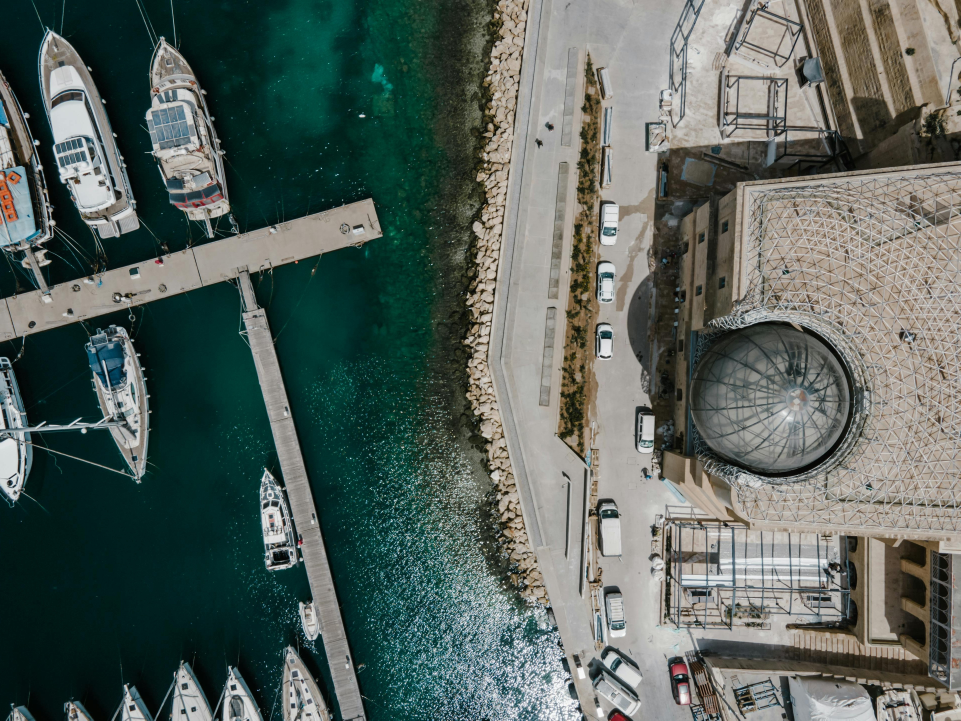
#> input picture examples/dock.jpg, 3843 x 2882 px (shown at 1/4 size)
$ python -i utils.py   (imports and definitions only)
#> lines starting #> are read from the running program, lines starting #| are printed output that depends on the picture
from typing import List
import numpy as np
import cv2

# OBB utilities
# [107 lines left out: functions get_scaled_obb_bboxes, draw_obb_results, get_scaled_segmentation_mask, not called in this run]

def draw_segmentation_results(
        image : np.ndarray,
        results : List['SegmentationResult'],
        draw_bbox : bool = True,
        draw_label : bool = True,
        draw_confidence : bool = True,
        mask_threshold : float = 0.5,
        mask_binary : bool = False,
        mask_alpha : float = 0.3,
        offset_x : int = 0, offset_y : int = 0,
        scale_x : int = 0, scale_y : int = 0,
        use_copy : bool = True,
    ) -> np.ndarray:
    """
    Draws the segmentation results on a copy of the given image. Allows for
    scaling and offsetting the bboxes, which can be useful if the image is
    a crop of a larger image, e.g. if an image is processed in tiles and
    the results need to be drawn on the original image can be used as, for each tile:
    `draw_segmentation_results(original_img, results, offset_x=tile_x, offset_y=tile_y, use_copy=False, scale_x=tile_w, scale_y=tile_h)`

    See the examples for more details.

    Args:
    - image: np.ndarray, image to draw on
    - results: list[SegmentationResult] -- list of segmentation results. This is obtained from
        the model output when raw_output is False
    - draw_bbox: bool = True -- if True, the bounding box is drawn
    - draw_label: bool = True -- if True, the label is drawn
    - draw_confidence: bool = True -- if True, the confidence score is drawn
    - mask_threshold: float = 0.5 -- threshold for binarizing the mask
    - mask_binary: bool = False -- if True, the mask is drawn as a binary mask, otherwise
        the mask is drawn with alpha overlay
    - mask_alpha: float = 0.3 -- alpha value for the mask overlay, ignored when binary mask is True
    - offset_x: int = 0 -- offset to be added to the x coordinate of the keypoints.
        Can be useful if the image is a crop of a larger image
    - offset_y: int = 0 -- offset to be added to the y coordinate of the keypoints.
        Can be useful if the image is a crop of a larger image
    - scale_x: int = 0 -- target x resolution to scale the bboxes to, overrides the image shape
    - scale_y: int = 0 -- target y resolution to scale the bboxes to, overrides the image shape
    - use_copy: bool = True -- if True, the overlay is drawn on a copy of the original image, otherwise

    Returns:
    - np.ndarray: a copy of the original image with the results drawn or the original image if use_copy is False
    """
    img_cp = image.copy() if use_copy else image
    h, w = image.shape[:2] if scale_x == 0 or scale_y == 0 else (scale_y, scale_x)
    masks = get_scaled_segmentation_masks(
        results,
        (h, w),
        mask_threshold=mask_threshold,
        wrt_original=False,
        mask_inner= not mask_binary
    )
    # TODO: use different color for different classes ? maybe user definable?
    color = (0, 0, 255)

    for i, r in enumerate(results):
        mask = masks[i]

        bx1 = int(r.x * w + offset_x)
        by1 = int(r.y * h + offset_y)
        bx2 = int(r.x2 * w + offset_x)
        by2 = int(r.y2 * h + offset_y)

        if draw_bbox:
            cv2.rectangle(
                img_cp,
                (bx1, by1), (bx2, by2),
                color, 2)
        if draw_label:
            cv2.putText(
                img_cp,
                f"{r.class_label}",
                (bx1, by1 - 10),
                cv2.FONT_HERSHEY_SIMPLEX,
                0.9, color, 2)
        if draw_confidence:
            cv2.putText(
                img_cp,
                f"{r.confidence:.2f}",
                (bx1, by1 - 30),
                cv2.FONT_HERSHEY_SIMPLEX,
                0.9, color, 2)

        if mask_binary:
            img_cp[by1:by2, bx1:bx2] = cv2.bitwise_and(
                img_cp[by1:by2, bx1:bx2], img_cp[by1:by2, bx1:bx2], mask=mask)
        else:
            # colored mask with alpha support
            colored_mask = np.moveaxis(
                np.expand_dims(mask, axis=0).repeat(3, axis=0), 0, -1)
            # print(f"Got {colored_mask.shape=}")
            masked = np.ma.MaskedArray(
                img_cp[by1:by2, bx1:bx2],
                mask=colored_mask,
                fill_value=color).filled()
            img_cp[by1:by2, bx1:bx2] = cv2.addWeighted(
                img_cp[by1:by2, bx1:bx2], 1-mask_alpha, masked, mask_alpha, 0)
    return img_cp

def get_scaled_segmentation_masks(
        results : List['SegmentationResult'],
        image_shape : tuple[int, int],
        mask_threshold : float = 0.5,
        wrt_original : bool = False,
        mask_inner : bool = True,
        mask_output_width : int = 160,
        mask_output_height : int = 160
    ) -> List[np.ndarray]:
    """
    Args:
    - results: list[SegmentationResult]
    - image_shape: tuple[height: int, width: int] -- original image shape
    - mask_threshold: float = 0.5 -- threshold for binarizing the mask
    - wrt_original: bool = False -- if True, the masks are resized to the original image size,
        otherwise, the masks are resized to the bbox size. Can be useful for object
        extraction from image

    Returns:
    - list[np.ndarray]: list of scaled masks
    """
    masks = []
    h, w = image_shape

    for r in results:
        mask = r.mask

        # keep only the mask region that applies to the current box
        # to avoid computing on the whole image scale
        # bbox coordinates are in 0-1 range
        # TODO: 160 should ideally match mask output size...
        mx1 = int(r.x * mask_output_width)
        my1 = int(r.y * mask_output_height)
        mx2 = int(r.x2 * mask_output_width)
        my2 = int(r.y2 * mask_output_height)
        bbox_mask = mask[my1:my2, mx1:mx2]

        # get bbox coordinates in the original image scale
        bx1, by1, bx2, by2 = int(r.x * w), int(r.y * h), int(r.x2 * w), int(r.y2 * h)

        bbox_mask = cv2.resize(bbox_mask, (bx2 - bx1, by2 - by1), interpolation=cv2.INTER_LINEAR)
        if mask_inner:
            bbox_mask = (bbox_mask > mask_threshold).astype(np.uint8)
        else:
            bbox_mask = (bbox_mask < mask_threshold).astype(np.uint8)

        if wrt_original:
            border = np.zeros((h, w), dtype=np.uint8)
            border[by1:by2, bx1:bx2] = bbox_mask
            bbox_mask = border

        # bbox_mask is a matrix with 0-1 values where
        # only the inner region of the mask is 1 and
        # outside is 0
        masks.append(bbox_mask)
    return masks

# [238 lines left out: functions get_printable_masks, get_scaled_detection_bboxes, draw_detection_results, get_scaled_pose_lines_for_skeleton, draw_pose_results, not called in this run]

>>> import cv2
>>> picture = cv2.imread('../../examples/dock.jpg', cv2.IMREAD_GRAYSCALE)
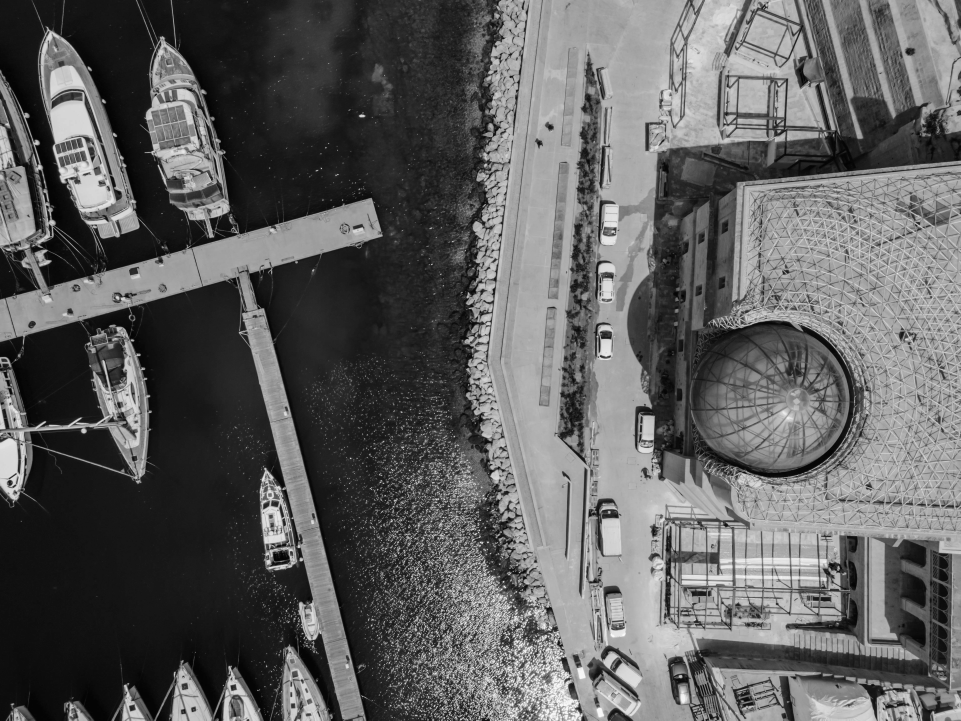
#> picture: shape (2882, 3843) (shown at 1/4 size); min 0, max 255, mean 95.1
>>> result = draw_segmentation_results(picture, 'out.png')
#> (the run stopped early here; a loop or call above may not have finished)
